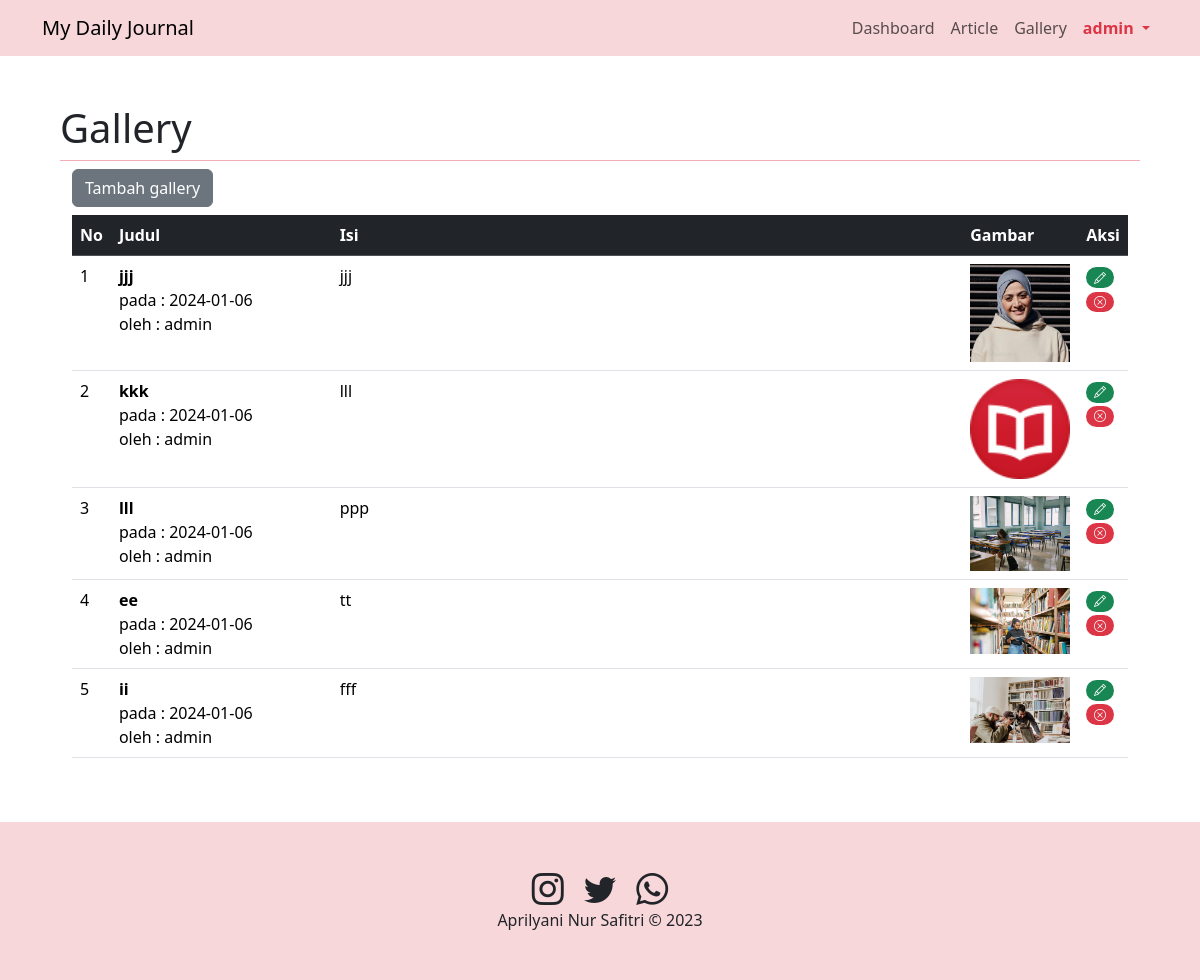
The page /admin.php?page=gallery (signed in) on the database its author committed.
### tables this page shows
CREATE TABLE `gallery` (
  `id` int(11) NOT NULL,
  `judul` text DEFAULT NULL,
  `isi` text DEFAULT NULL,
  `gambar` text DEFAULT NULL,
  `tanggal` date DEFAULT NULL,
  `username` varchar(50) DEFAULT NULL
);

### gallery.php (the view, shortened to what this page needs)
<div class="container">
    <button type="button" class="btn btn-secondary mb-2" data-bs-toggle="modal" data-bs-target="#modalTambah">
    Tambah gallery
  </button>
    <div class="row">
        <div class="table-responsive" id="gallery_data">
            <table class="table table-hover">
                <thead class="table-dark">
                    <tr>
                        <th>No</th>
                        <th class="w-25">Judul</th>
                        <th class="w-75">Isi</th>
                        <th class="w-25">Gambar</th>
                        <th class="w-25">Aksi</th>
                    </tr>
                </thead>
                <tbody>
                    <?php
                    $sql = "SELECT * FROM gallery ORDER BY tanggal DESC";
                    $hasil = $conn->query($sql);
                    $no = 1;
                    while ($row = $hasil->fetch_assoc()) {
                    ?>
                        <tr>
                            <td><?= $no++ ?></td>
                            <td>
                                <strong><?= $row["judul"] ?></strong>
                                <br>pada : <?= $row["tanggal"] ?>
                                <br>oleh : <?= $row["username"] ?>
                            </td>
                            <td><?= $row["isi"] ?></td>
                            <td>
                                <?php
                                if ($row["gambar"] != '') {
                                    if (file_exists('img/' . $row["gambar"] . '')) {
                                ?>
                                        <img src="img/<?= $row["gambar"] ?>" width="100">
                                <?php
                                    }
                                }
                                ?>
                            </td>
                            <td>
                                <a href="#" title="edit" class="badge rounded-pill text-bg-success" data-bs-toggle="modal" data-bs-target="#modalEdit<?= $row["id"] ?>"><i class="bi bi-pencil"></i></a>
                                <a href="#" title="delete" class="badge rounded-pill text-bg-danger" data-bs-toggle="modal" data-bs-target="#modalHapus<?= $row["id"] ?>"><i class="bi bi-x-circle"></i></a>
                            </td>
                        </tr>
                    <?php
                    }
                    ?>
                </tbody>
            </table>
        </div>
    </div>
</div>

### rows shown on the page
gallery: judul "jjj", tanggal "2024-01-06", username "admin", isi "jjj", gambar (picture)
gallery: judul "kkk", tanggal "2024-01-06", username "admin", isi "lll", gambar (picture)
gallery: judul "lll", tanggal "2024-01-06", username "admin", isi "ppp", gambar (picture)
gallery: judul "ee", tanggal "2024-01-06", username "admin", isi "tt", gambar (picture)
gallery: judul "ii", tanggal "2024-01-06", username "admin", isi "fff", gambar (picture)

### other values the page prints
$_SESSION['username'] "admin"
$_GET['page'] "Gallery"
